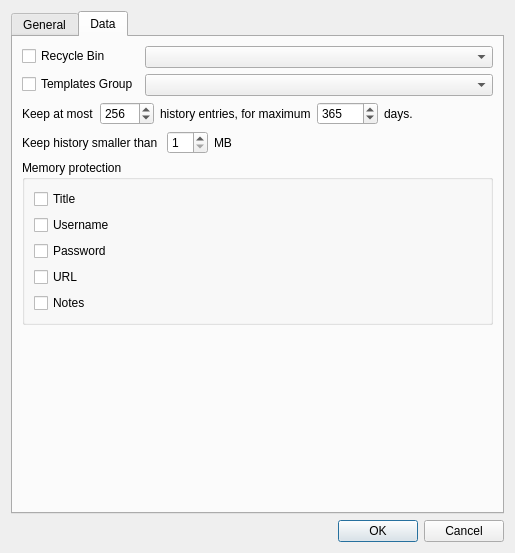
<?xml version="1.0" encoding="UTF-8"?>
<ui version="4.0">
 <class>DatabaseSettings</class>
 <widget class="QDialog" name="DatabaseSettings">
  <property name="geometry">
   <rect>
    <x>0</x>
    <y>0</y>
    <width>515</width>
    <height>553</height>
   </rect>
  </property>
  <property name="windowTitle">
   <string>Dialog</string>
  </property>
  <layout class="QVBoxLayout" name="verticalLayout">
   <item>
    <widget class="QTabWidget" name="tabWidget">
     <property name="currentIndex">
      <number>1</number>
     </property>
     <widget class="QWidget" name="generalTab">
      <attribute name="title">
       <string>General</string>
      </attribute>
      <layout class="QVBoxLayout" name="verticalLayout_3">
       <item>
        <layout class="QFormLayout" name="formLayout">
         <item row="0" column="0">
          <widget class="QLabel" name="label">
           <property name="text">
            <string>Database name:</string>
           </property>
          </widget>
         </item>
         <item row="0" column="1">
          <widget class="QLineEdit" name="nameEdit"/>
         </item>
         <item row="1" column="0">
          <widget class="QLabel" name="label_2">
           <property name="text">
            <string>Default username:</string>
           </property>
          </widget>
         </item>
         <item row="1" column="1">
          <widget class="QLineEdit" name="usernameEdit"/>
         </item>
         <item row="2" column="0">
          <widget class="QLabel" name="label_3">
           <property name="text">
            <string>Compression</string>
           </property>
          </widget>
         </item>
         <item row="2" column="1">
          <widget class="QComboBox" name="compressionCombo">
           <item>
            <property name="text">
             <string>Gzip</string>
            </property>
           </item>
           <item>
            <property name="text">
             <string>None</string>
            </property>
           </item>
          </widget>
         </item>
         <item row="3" column="0">
          <widget class="QLabel" name="label_4">
           <property name="text">
            <string>Encrypt</string>
           </property>
          </widget>
         </item>
         <item row="3" column="1">
          <widget class="QComboBox" name="encryptionCombo">
           <item>
            <property name="text">
             <string>AES (256bit key)</string>
            </property>
           </item>
           <item>
            <property name="text">
             <string>Dont encrypt (This is risky!!!)</string>
            </property>
           </item>
          </widget>
         </item>
         <item row="4" column="0">
          <widget class="QLabel" name="label_5">
           <property name="text">
            <string>Encryption rounds</string>
           </property>
          </widget>
         </item>
         <item row="4" column="1">
          <widget class="QSpinBox" name="roundsSpin">
           <property name="minimum">
            <number>1</number>
           </property>
           <property name="maximum">
            <number>100000</number>
           </property>
           <property name="value">
            <number>6000</number>
           </property>
          </widget>
         </item>
        </layout>
       </item>
       <item>
        <widget class="QGroupBox" name="groupBox">
         <property name="title">
          <string>Notes</string>
         </property>
         <layout class="QVBoxLayout" name="verticalLayout_2">
          <item>
           <widget class="QPlainTextEdit" name="descriptionEdit"/>
          </item>
         </layout>
        </widget>
       </item>
      </layout>
     </widget>
     <widget class="QWidget" name="dataTab">
      <attribute name="title">
       <string>Data</string>
      </attribute>
      <layout class="QVBoxLayout" name="verticalLayout_5">
       <item>
        <layout class="QFormLayout" name="formLayout_2">
         <item row="0" column="0">
          <widget class="QCheckBox" name="recycleBinBox">
           <property name="text">
            <string>Recycle Bin</string>
           </property>
          </widget>
         </item>
         <item row="0" column="1">
          <widget class="QGroupCombo" name="recycleBinCombo"/>
         </item>
         <item row="1" column="0">
          <widget class="QCheckBox" name="templatesBox">
           <property name="text">
            <string>Templates Group</string>
           </property>
          </widget>
         </item>
         <item row="1" column="1">
          <widget class="QGroupCombo" name="templatesCombo"/>
         </item>
        </layout>
       </item>
       <item>
        <layout class="QHBoxLayout" name="horizontalLayout">
         <item>
          <widget class="QLabel" name="label_6">
           <property name="text">
            <string>Keep at most</string>
           </property>
          </widget>
         </item>
         <item>
          <widget class="QSpinBox" name="historyCountBox">
           <property name="maximum">
            <number>1024</number>
           </property>
           <property name="value">
            <number>256</number>
           </property>
          </widget>
         </item>
         <item>
          <widget class="QLabel" name="label_7">
           <property name="text">
            <string>history entries, for maximum</string>
           </property>
          </widget>
         </item>
         <item>
          <widget class="QSpinBox" name="historyDaysBox">
           <property name="maximum">
            <number>36500</number>
           </property>
           <property name="value">
            <number>365</number>
           </property>
          </widget>
         </item>
         <item>
          <widget class="QLabel" name="label_8">
           <property name="text">
            <string>days.</string>
           </property>
          </widget>
         </item>
         <item>
          <spacer name="horizontalSpacer">
           <property name="orientation">
            <enum>Qt::Horizontal</enum>
           </property>
           <property name="sizeHint" stdset="0">
            <size>
             <width>40</width>
             <height>20</height>
            </size>
           </property>
          </spacer>
         </item>
        </layout>
       </item>
       <item>
        <layout class="QHBoxLayout" name="horizontalLayout_3">
         <item>
          <widget class="QLabel" name="label_9">
           <property name="text">
            <string>Keep history smaller than </string>
           </property>
          </widget>
         </item>
         <item>
          <widget class="QSpinBox" name="historySizeBox">
           <property name="minimum">
            <number>1</number>
           </property>
          </widget>
         </item>
         <item>
          <widget class="QLabel" name="label_10">
           <property name="text">
            <string>MB</string>
           </property>
          </widget>
         </item>
         <item>
          <spacer name="horizontalSpacer_3">
           <property name="orientation">
            <enum>Qt::Horizontal</enum>
           </property>
           <property name="sizeHint" stdset="0">
            <size>
             <width>40</width>
             <height>20</height>
            </size>
           </property>
          </spacer>
         </item>
        </layout>
       </item>
       <item>
        <widget class="QGroupBox" name="groupBox_2">
         <property name="title">
          <string>Memory protection</string>
         </property>
         <layout class="QVBoxLayout" name="verticalLayout_4">
          <item>
           <widget class="QCheckBox" name="titleBox">
            <property name="text">
             <string>Title</string>
            </property>
           </widget>
          </item>
          <item>
           <widget class="QCheckBox" name="usernameBox">
            <property name="text">
             <string>Username</string>
            </property>
           </widget>
          </item>
          <item>
           <widget class="QCheckBox" name="passwordBox">
            <property name="text">
             <string>Password</string>
            </property>
           </widget>
          </item>
          <item>
           <widget class="QCheckBox" name="urlBox">
            <property name="text">
             <string>URL</string>
            </property>
           </widget>
          </item>
          <item>
           <widget class="QCheckBox" name="notesBox">
            <property name="text">
             <string>Notes</string>
            </property>
           </widget>
          </item>
         </layout>
        </widget>
       </item>
       <item>
        <spacer name="verticalSpacer">
         <property name="orientation">
          <enum>Qt::Vertical</enum>
         </property>
         <property name="sizeHint" stdset="0">
          <size>
           <width>20</width>
           <height>40</height>
          </size>
         </property>
        </spacer>
       </item>
      </layout>
     </widget>
    </widget>
   </item>
   <item>
    <layout class="QHBoxLayout" name="horizontalLayout_2">
     <item>
      <spacer name="horizontalSpacer_2">
       <property name="orientation">
        <enum>Qt::Horizontal</enum>
       </property>
       <property name="sizeHint" stdset="0">
        <size>
         <width>40</width>
         <height>20</height>
        </size>
       </property>
      </spacer>
     </item>
     <item>
      <widget class="QPushButton" name="okButton">
       <property name="text">
        <string>OK</string>
       </property>
      </widget>
     </item>
     <item>
      <widget class="QPushButton" name="cancelButton">
       <property name="text">
        <string>Cancel</string>
       </property>
      </widget>
     </item>
    </layout>
   </item>
  </layout>
 </widget>
 <customwidgets>
  <customwidget>
   <class>QGroupCombo</class>
   <extends>QComboBox</extends>
   <header>qgroupcombo.h</header>
  </customwidget>
 </customwidgets>
 <resources/>
 <connections>
  <connection>
   <sender>cancelButton</sender>
   <signal>clicked()</signal>
   <receiver>DatabaseSettings</receiver>
   <slot>reject()</slot>
   <hints>
    <hint type="sourcelabel">
     <x>497</x>
     <y>534</y>
    </hint>
    <hint type="destinationlabel">
     <x>511</x>
     <y>528</y>
    </hint>
   </hints>
  </connection>
  <connection>
   <sender>recycleBinBox</sender>
   <signal>toggled(bool)</signal>
   <receiver>recycleBinCombo</receiver>
   <slot>setEnabled(bool)</slot>
   <hints>
    <hint type="sourcelabel">
     <x>82</x>
     <y>52</y>
    </hint>
    <hint type="destinationlabel">
     <x>203</x>
     <y>52</y>
    </hint>
   </hints>
  </connection>
  <connection>
   <sender>templatesBox</sender>
   <signal>toggled(bool)</signal>
   <receiver>templatesCombo</receiver>
   <slot>setEnabled(bool)</slot>
   <hints>
    <hint type="sourcelabel">
     <x>78</x>
     <y>92</y>
    </hint>
    <hint type="destinationlabel">
     <x>195</x>
     <y>83</y>
    </hint>
   </hints>
  </connection>
 </connections>
</ui>
